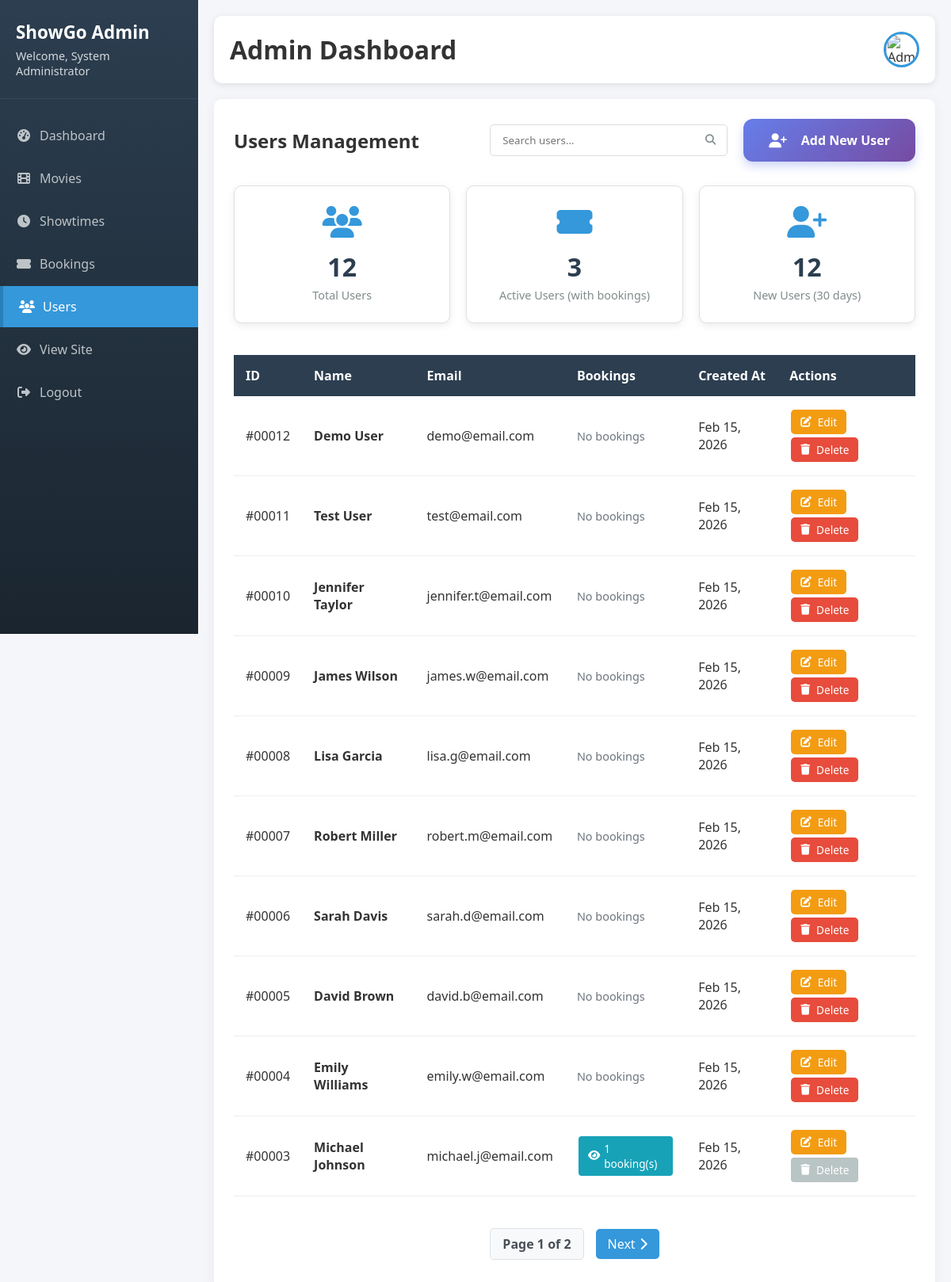
/admin_dashboard.php?tab=users (signed in), run on the app's committed database.
### tables this page shows
CREATE TABLE users (
    id INT(11) PRIMARY KEY AUTO_INCREMENT,
    full_name VARCHAR(100) NOT NULL,
    email VARCHAR(100) UNIQUE NOT NULL,
    password VARCHAR(255) NOT NULL,
    created_at TIMESTAMP DEFAULT CURRENT_TIMESTAMP
);

### admin-sections/users.php (the view, shortened to what this page needs)
<?php
$search = isset($_GET['search']) ? $conn->real_escape_string($_GET['search']) : '';
$page = isset($_GET['page']) ? (int)$_GET['page'] : 1;
$limit = 10;
$offset = ($page - 1) * $limit;
$where_clause = '';
$total_result = $conn->query("SELECT COUNT(*) as total FROM users $where_clause");
$total_users = $total_result->fetch_assoc()['total'];
$total_pages = ceil($total_users / $limit);
$query = "SELECT * FROM users $where_clause ORDER BY id DESC LIMIT $limit OFFSET $offset";
$users = $conn->query($query);
?>
<div class="section-header">
    <h2>Users Management</h2>
    <div class="header-actions">
        <form method="GET" class="search-form">
            <div class="search-box">
                <input type="text" name="search" placeholder="Search users..."
                       value="<?php echo htmlspecialchars($search); ?>"
                       onkeyup="if(event.keyCode===13) this.form.submit()">
                <button type="submit"><i class="fas fa-search"></i></button>
            </div>
        </form>
        <button class="btn btn-primary" id="addUserBtn">
            <i class="fas fa-user-plus"></i> Add New User
        </button>
    </div>
</div>
<div class="stats-grid">
    <div class="stat-card">
        <i class="fas fa-users"></i>
        <h3><?php echo $total_users; ?></h3>
        <p>Total Users</p>
    </div>
    <?php
    $active_users = $conn->query("SELECT COUNT(DISTINCT user_id) as count FROM bookings WHERE user_id IS NOT NULL");
    $active_count = $active_users->fetch_assoc()['count'];
    ?>
    <div class="stat-card">
        <i class="fas fa-ticket-alt"></i>
        <h3><?php echo $active_count; ?></h3>
        <p>Active Users (with bookings)</p>
    </div>
    <?php
    $recent_users = $conn->query("SELECT COUNT(*) as count FROM users WHERE created_at >= DATE_SUB(NOW(), INTERVAL 30 DAY)");
    $recent_count = $recent_users->fetch_assoc()['count'];
    ?>
    <div class="stat-card">
        <i class="fas fa-user-plus"></i>
        <h3><?php echo $recent_count; ?></h3>
        <p>New Users (30 days)</p>
    </div>
</div>
<div class="table-container">
    <table class="data-table">
        <thead>
            <tr>
                <th>ID</th>
                <th>Name</th>
                <th>Email</th>
                <th>Bookings</th>
                <th>Created At</th>
                <th>Actions</th>
            </tr>
        </thead>
        <tbody>
            <?php
            if ($users->num_rows > 0):
                while($user = $users->fetch_assoc()):
                    $booking_count = $conn->query("SELECT COUNT(*) as count FROM bookings WHERE user_id = {$user['id']}");
                    $bookings = $booking_count->fetch_assoc()['count'];
            ?>
            <tr>
                <td>#<?php echo str_pad($user['id'], 5, '0', STR_PAD_LEFT); ?></td>
                <td>
                    <strong><?php echo htmlspecialchars($user['full_name']); ?></strong>
                </td>
                <td><?php echo htmlspecialchars($user['email']); ?></td>
                <td>
                    <?php if ($bookings > 0): ?>
                        <a href="admin_dashboard.php?tab=bookings&user_id=<?php echo $user['id']; ?>"
                           class="btn btn-sm btn-info" title="View bookings">
                            <i class="fas fa-eye"></i> <?php echo $bookings; ?> booking(s)
                        </a>
                    <?php else: ?>
                        <span class="text-muted">No bookings</span>
                    <?php endif; ?>
                </td>
                <td>
                    <?php
                    if ($user['created_at']) {
                        echo date('M d, Y', strtotime($user['created_at']));
                    } else {
                        echo 'N/A';
                    }
                    ?>
                </td>
                <td>
                    <a href="admin_dashboard.php?tab=users&action=edit&id=<?php echo $user['id']; ?>"
                       class="btn btn-sm btn-warning">
                        <i class="fas fa-edit"></i> Edit
                    </a>
                    <?php if ($bookings == 0): ?>
                    <button class="btn btn-sm btn-danger ajax-delete-user" data-id="<?php echo $user['id']; ?>" onclick="deleteUser(<?php echo $user['id']; ?>)">
                        <i class="fas fa-trash"></i> Delete
                    </button>
                    <?php else: ?>
                    <button class="btn btn-sm btn-secondary" disabled
                            title="Cannot delete user with bookings">
                        <i class="fas fa-trash"></i> Delete
                    </button>
                    <?php endif; ?>
                </td>
            </tr>
            <?php
                endwhile;
            endif; ?>
        </tbody>
    </table>
    <?php if ($total_pages > 1): ?>
    <div class="pagination">
        <span class="page-info">
            Page <?php echo $page; ?> of <?php echo $total_pages; ?>
        </span>
        <?php if ($page < $total_pages): ?>
            <a href="admin_dashboard.php?tab=users&page=<?php echo $page+1; ?>&search=<?php echo urlencode($search); ?>">
                Next <i class="fas fa-chevron-right"></i>
            </a>
        <?php endif; ?>
    </div>
    <?php endif; ?>
</div>

### css/admin-style.css (style rules this page uses)
* { margin: 0; padding: 0; box-sizing: border-box; font-family: 'Segoe UI', Tahoma, Geneva, Verdana, sans-serif; }
body { background-color: #f5f6fa; color: #333; }
.header-actions { display: flex; align-items: center; gap: 20px; }
.stats-grid { display: grid; grid-template-columns: repeat(auto-fit, minmax(250px, 1fr)); gap: 20px; margin-bottom: 30px; }
.stat-card { background: white; padding: 25px; border-radius: 10px; box-shadow: 0 3px 10px rgba(0,0,0,0.08); border: 1px solid #e0e0e0; text-align: center; transition: transform 0.3s; }
.stat-card i { font-size: 2.5rem; margin-bottom: 15px; color: #3498db; }
.stat-card h3 { font-size: 2rem; margin-bottom: 5px; color: #2c3e50; }
.stat-card p { color: #7f8c8d; font-size: 0.9rem; }
.table-container { overflow-x: auto; margin-top: 20px; }
.data-table { width: 100%; border-collapse: collapse; margin-top: 10px; }
.data-table th { background-color: #2c3e50; color: white; padding: 15px; text-align: left; font-weight: 600; }
.data-table td { padding: 15px; border-bottom: 1px solid #eee; }
.btn { padding: 10px 20px; border: none; border-radius: 5px; cursor: pointer; font-size: 0.9rem; transition: all 0.3s; display: inline-flex; align-items: center; gap: 8px; text-decoration: none; }
.btn-primary { background-color: #3498db; color: white; }
.btn-warning { background-color: #f39c12; color: white; }
.btn-danger { background-color: #e74c3c; color: white; }
.btn-sm { padding: 6px 12px; font-size: 0.85rem; }
.search-form { display: flex; align-items: center; }
.search-box { position: relative; width: 300px; }
.search-box input { width: 100%; padding: 10px 40px 10px 15px; border: 1px solid #ddd; border-radius: 5px; }
.search-box button { position: absolute; right: 0; top: 0; height: 100%; background: none; border: none; padding: 0 15px; color: #7f8c8d; cursor: pointer; }
.section-header { display: flex; justify-content: space-between; align-items: center; margin-bottom: 30px; flex-wrap: wrap; gap: 20px; }
.text-muted { color: #7f8c8d; font-size: 0.9rem; }
.btn-info { background-color: #17a2b8; color: white; border: none; padding: 6px 12px; border-radius: 4px; cursor: pointer; text-decoration: none; display: inline-flex; align-items: center; gap: 5px; font-size: 0.85rem; }
.btn-secondary { background-color: #95a5a6; color: white; border: none; padding: 6px 12px; border-radius: 4px; cursor: not-allowed; opacity: 0.65; }
.pagination { display: flex; justify-content: center; align-items: center; margin-top: 30px; gap: 15px; padding: 20px 0; }
.pagination a { padding: 8px 15px; background: #3498db; color: white; text-decoration: none; border-radius: 5px; display: flex; align-items: center; gap: 8px; transition: all 0.3s; }
.page-info { padding: 8px 15px; background: #f8f9fa; border: 1px solid #dee2e6; border-radius: 5px; font-weight: 600; color: #495057; }
.text-muted { color: #6c757d; }
.data-table .btn-sm { margin: 2px; }

### admin_dashboard.php (style rules this page uses)
.btn-primary { padding: 16px 32px; background: linear-gradient(135deg, #667eea 0%, #764ba2 100%); color: white; border: none; border-radius: 12px; font-size: 16px; font-weight: 600; cursor: pointer; transition: all 0.3s; text-decoration: none; display: inline-flex; align-items: center; justify-content: center; min-width: 140px; box-shadow: 0 6px 12px rgba(102, 126, 234, 0.3); position: relative; overflow: hidden; }
.btn-primary::before { content: ''; position: absolute; top: 0; left: -100%; width: 100%; height: 100%; background: linear-gradient(90deg, transparent, rgba(255, 255, 255, 0.2), transparent); transition: left 0.6s; }
.btn-cancel i, .btn-primary i { margin-right: 10px; font-size: 18px; }

### admin-sections/users.php (style rules this page uses)
.pagination { display: flex; justify-content: center; align-items: center; margin-top: 20px; gap: 15px; }
.pagination a { padding: 8px 15px; background: #3498db; color: white; text-decoration: none; border-radius: 5px; display: flex; align-items: center; gap: 5px; }
.page-info { padding: 8px 15px; background: #f8f9fa; border-radius: 5px; font-weight: 600; }
.btn-secondary:disabled { background-color: #95a5a6; cursor: not-allowed; }
.btn-info { background-color: #17a2b8; color: white; }
.text-muted { color: #6c757d; font-size: 0.9em; }

### data on the page
users: id "00012", full_name "Demo User", email "demo@email.com", shows "No bookings", created_at "Feb 15, 2026"
users: id "00011", full_name "Test User", email "test@email.com", shows "No bookings", created_at "Feb 15, 2026"
users: id "00010", full_name "Jennifer Taylor", email "jennifer.t@email.com", shows "No bookings", created_at "Feb 15, 2026"
users: id "00009", full_name "James Wilson", email "james.w@email.com", shows "No bookings", created_at "Feb 15, 2026"
users: id "00008", full_name "Lisa Garcia", email "lisa.g@email.com", shows "No bookings", created_at "Feb 15, 2026"
users: id "00007", full_name "Robert Miller", email "robert.m@email.com", shows "No bookings", created_at "Feb 15, 2026"
users: id "00006", full_name "Sarah Davis", email "sarah.d@email.com", shows "No bookings", created_at "Feb 15, 2026"
users: id "00005", full_name "David Brown", email "david.b@email.com", shows "No bookings", created_at "Feb 15, 2026"
users: id "00004", full_name "Emily Williams", email "emily.w@email.com", shows "No bookings", created_at "Feb 15, 2026"
users: id "00003", full_name "Michael Johnson", email "michael.j@email.com", bookings "1", created_at "Feb 15, 2026", shows "Delete"

### other printed values
$_SESSION['admin_name'] "System Administrator"
$total_users "12"
$active_count "3"
$recent_count "12"
$page "1"
$total_pages "2"
